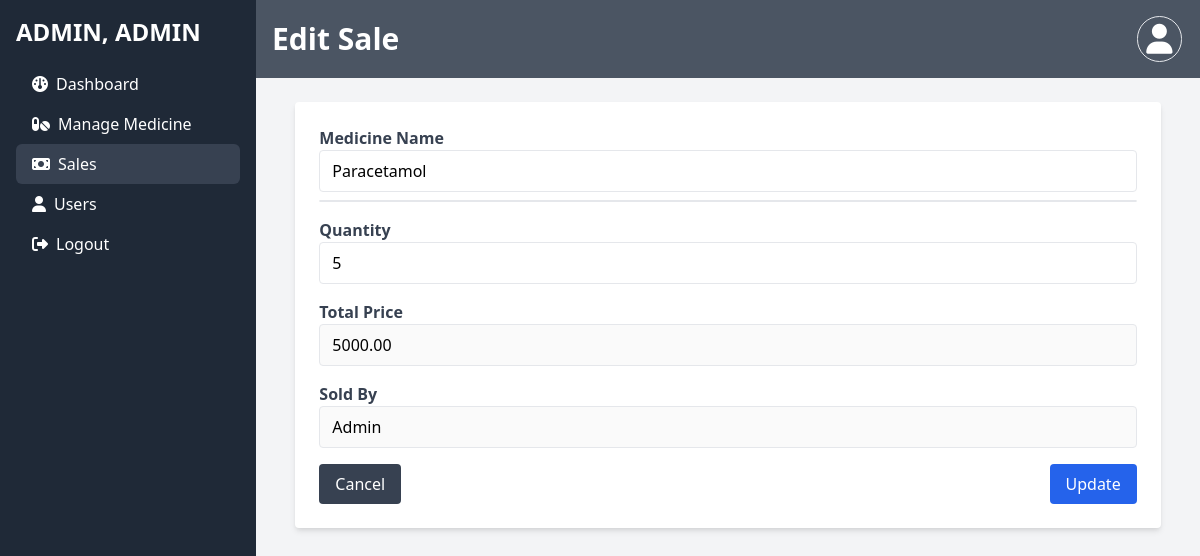
Page /views/sales/edit_sales.php?id=1 (signed in) on the committed database.
### tables this page shows
CREATE TABLE `sales` (
  `id` int NOT NULL AUTO_INCREMENT,
  `medicine_id` int NOT NULL,
  `quantity` int NOT NULL,
  `total_price` decimal(10,2) NOT NULL,
  `sold_by` varchar(255) NOT NULL,
  `sale_date` datetime DEFAULT CURRENT_TIMESTAMP,
  `deleted` char(5) NOT NULL DEFAULT '',
  PRIMARY KEY (`id`),
  KEY `medicine_id` (`medicine_id`),
  CONSTRAINT `sales_ibfk_1` FOREIGN KEY (`medicine_id`) REFERENCES `medicines` (`id`) ON DELETE CASCADE
);

CREATE TABLE `medicines` (
  `id` int NOT NULL AUTO_INCREMENT,
  `name` varchar(255) NOT NULL,
  `category` varchar(100) DEFAULT NULL,
  `stock` int DEFAULT NULL,
  `price` decimal(10,2) DEFAULT NULL,
  `deleted` char(5) DEFAULT NULL,
  PRIMARY KEY (`id`)
);

### includes/sales.php (called while the page is built, shortened)
<?php
include 'db.php';
function getSaleById($id)
{
    global $conn;
    $query = "
        SELECT
            s.id,
            s.medicine_id,
            m.name AS medicine,
            s.quantity,
            s.total_price,
            s.sold_by,
            s.sale_date
        FROM
            sales s
        JOIN
            medicines m ON s.medicine_id = m.id
        WHERE
            s.id = :id
            AND s.deleted != '*'
    ";
    $stmt = $conn->prepare($query);
    $stmt->execute([':id' => $id]);
    return $stmt->fetch(PDO::FETCH_ASSOC);
}

### views/sales/edit_sales.php (the view, shortened to what this page needs)
<?php
include '../../includes/auth.php';
include '../../includes/sales.php';
$user = $_SESSION['user'];
$saleId = $_GET['id'];
$sale = getSaleById($saleId);
?>
<!DOCTYPE html>
<html lang="en">
<head>
    <link href="https://cdn.jsdelivr.net/npm/tailwindcss@2.2.19/dist/tailwind.min.css" rel="stylesheet">
</head>
<body class="bg-gray-100">
    <div class="flex">
        <div class="w-64 h-screen bg-gray-800 text-white p-4 sticky top-0">
            <h2 class="text-2xl font-bold mb-4">
                <?= strtoupper($user['role']) ?>, <?= strtoupper($user['username']) ?>
            </h2>
            <ul>
                <li>
                    <a href="../dashboard.php" class="hover:bg-gray-700 py-2 pl-4 rounded-md block flex items-center gap-2">
                        <i class="fa-solid fa-gauge"></i>
                        <p>Dashboard</p>
                    </a>
                </li>
                <li>
                    <a href="../medicine/main_medicine.php" class="hover:bg-gray-700 py-2 pl-4 rounded-md block flex items-center gap-2">
                        <i class="fa-solid fa-pills"></i>
                        <p>Manage Medicine</p>
                    </a>
                </li>
                <li>
                    <a href="main_sales.php" class="bg-gray-700 py-2 pl-4 rounded-md block flex items-center gap-2">
                        <i class="fa-solid fa-money-bill"></i>
                        <p>Sales</p>
                    </a>
                </li>
                <?php if ($user['role'] === "admin"): ?>
                    <li>
                        <a href="../users/main_users.php" class="hover:bg-gray-700 py-2 pl-4 rounded-md block flex items-center gap-2">
                            <i class="fa-solid fa-user"></i>
                            <p>Users</p>
                        </a>
                    </li>
                <?php endif; ?>
                <li>
                    <a href="../../includes/auth.php?action=logout" class="hover:bg-gray-700 py-2 pl-4 rounded-md block flex items-center gap-2">
                        <i class="fa-solid fa-right-from-bracket"></i>
                        <p>Logout</p>
                    </a>
                </li>
            </ul>
        </div>
        <div class="flex-1">
            <div class="flex mb-6 items-center justify-start bg-gray-600 sticky top-0 z-50">
                <h1 class="text-3xl text-white p-4 font-bold w-11/12">Edit Sale</h1>
                <div class="relative text-3xl text-white p-4 font-bold">
                    <div id="profile-icon" class="border px-2 py-1 rounded-full cursor-pointer hover:bg-gray-700">
                        <i class="fa-solid fa-user"></i>
                    </div>
                </div>
            </div>
            <div class="flex flex-col items-center">
                <form method="POST" class="bg-white p-6 rounded shadow-md w-11/12">
                    <div class="mb-4">
                        <label for="medicine" class="block text-gray-700 font-bold">Medicine Name</label>
                        <input type="text" id="medicine" name="medicine" value="<?= htmlspecialchars($sale['medicine']); ?>"
                            class="w-full px-3 py-2 border rounded focus:outline-none focus:ring-2 focus:ring-blue-400"
                            oninput="fetchSuggestions()" onblur="closeSuggestions()">
                        <div id="suggestions" class="border rounded mt-2"></div>
                    </div>
                    <div class="mb-4">
                        <label for="quantity" class="block text-gray-700 font-bold">Quantity</label>
                        <input type="number" id="quantity" name="quantity" value="<?= htmlspecialchars($sale['quantity']); ?>"
                            class="w-full px-3 py-2 border rounded focus:outline-none focus:ring-2 focus:ring-blue-400"
                            oninput="countPrice()">
                    </div>
                    <div class="mb-4">
                        <label for="total_price_display" class="block text-gray-700 font-bold">Total Price</label>
                        <input disabled type="number" id="total_price_display" name="total_price_display" value="<?= htmlspecialchars($sale['total_price']); ?>"
                            class="w-full px-3 py-2 border rounded focus:outline-none focus:ring-2 focus:ring-blue-400">
                    </div>
                    <div class="mb-4">
                        <label for="sold_by_display" class="block text-gray-700 font-bold">Sold By</label>
                        <input disabled type="text" id="sold_by_display" name="sold_by_display" value="<?= htmlspecialchars($sale['sold_by']); ?>"
                            class="w-full px-3 py-2 border rounded focus:outline-none focus:ring-2 focus:ring-blue-400">
                    </div>
                    <div class="flex justify-between">
                        <a href="main_sales.php" class="bg-gray-700 text-white px-4 py-2 rounded hover:bg-gray-600">Cancel</a>
                        <button type="submit" class="bg-blue-600 text-white px-4 py-2 rounded hover:bg-blue-500">Update</button>
                    </div>
                </form>
            </div>
        </div>
    </div>
</body>
</html>

### rows in the picture
sales: medicine "Paracetamol", quantity "5", total_price_display "5000.00", sold_by_display "Admin"

### other values in the picture
$user['role'] "ADMIN"
$user['username'] "ADMIN"
